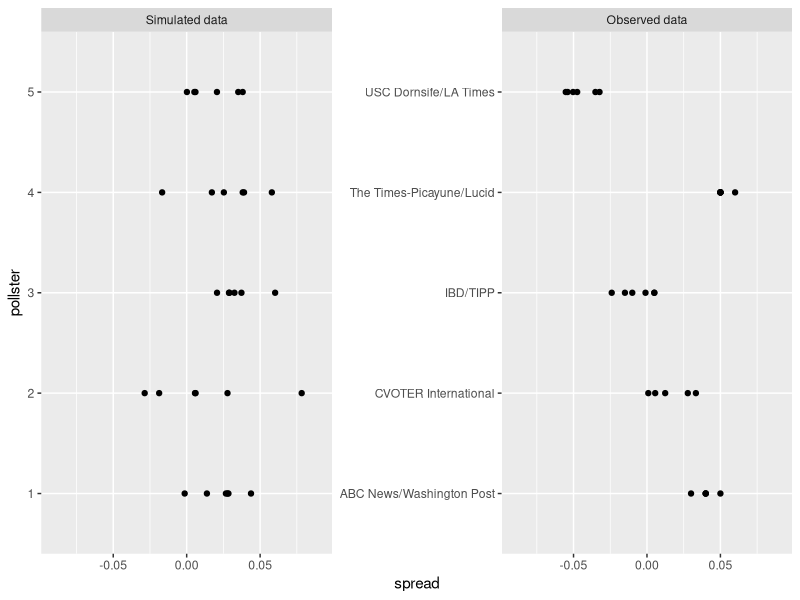
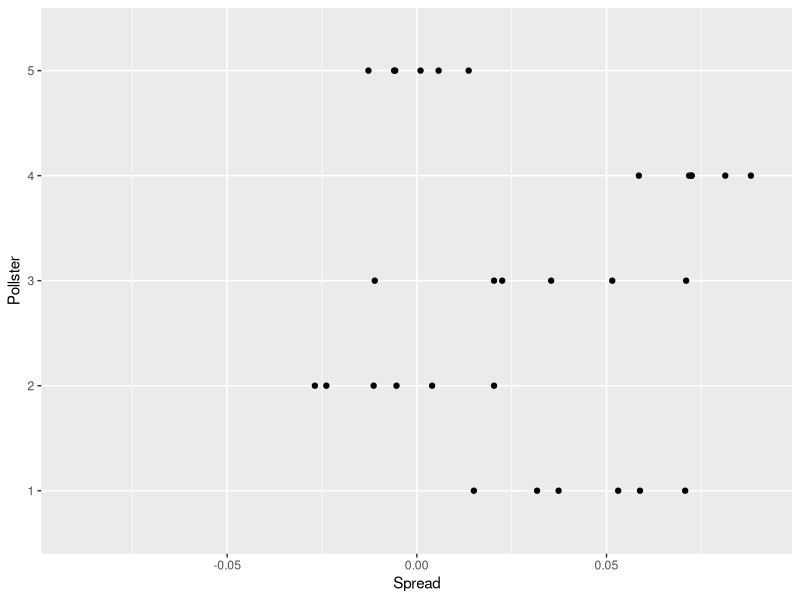

These charts were generated, in order, by the following R code: (Note: this script raises an error after producing the figures.)
## ---- chunk 1
#| echo: false
#| message: false
#| warning: false
#| cache: false
#| 
library(tidyverse)
library(dslabs)
## ---- chunk 2
#knitr::include_graphics(file.path(img_path, "pollster-2016-predictions.png"))
tmp <- data.frame(NYT = "  85%", `538` = "  71%", HuffPost = "  98%", PW = "  89%", PEC = " >99%", DK = "  92%", Cook = " Lean Dem", Roth = " Lean Dem", check.names = FALSE, row.names = "Win Prob")
if (knitr::is_html_output()) {
  knitr::kable(tmp, "html") |>
    kableExtra::kable_styling(bootstrap_options = "striped", full_width = FALSE)
} else{
  knitr::kable(tmp, "latex", booktabs = TRUE) |>
    kableExtra::kable_styling(font_size = 8)
}
## ---- chunk 3
set.seed(2012)
J <- 6
N <- 3000
theta <- .021
p <- (theta + 1)/2
y <- rnorm(J, theta, 2*sqrt(p*(1 - p)/N))
## ---- chunk 4
I <- 5
y <- sapply(1:I, function(i) rnorm(J, theta, 2*sqrt(p*(1 - p)/N)))
## ---- chunk 5
polls <- polls_us_election_2016 |> 
  filter(state == "U.S." & enddate >= "2016-11-02" & population == "lv") |>
  mutate(spread = rawpoll_clinton/100 - rawpoll_trump/100) 

tmp <- polls |> group_by(pollster) |> 
  filter(n() >= 5) |> 
  ungroup() |>
  select(pollster, spread) |>
  mutate(type = "Observed data", pollster = as.character(pollster)) |>
  bind_rows(tibble(spread = as.vector(y) , 
                      pollster = rep(as.character(1:I), each = J),
                      type = "Simulated data")) 
tmp |>
  mutate(type = factor(type, levels = c("Simulated data", "Observed data"))) |>
  ggplot(aes(pollster, spread)) + 
  geom_point() + 
  coord_flip() +
  facet_wrap( ~ type, scales = "free_y") +
  ylim(-.09,.09)
## ---- chunk 6
h <- rnorm(I, 0, 0.025)
y <- sapply(1:I, function(i) theta + h[i] + rnorm(J, 0, 2*sqrt(p*(1 - p)/N)))
## ---- chunk 7
data.frame(Spread = as.vector(y) , Pollster = as.factor(rep(1:I, each = J))) |>
  ggplot(aes(Pollster, Spread)) +
  geom_point() +
  coord_flip() +
  ylim(-.09,.09)
## ---- chunk 8
one_poll_per_pollster <- polls |> group_by(pollster) |> 
  filter(enddate == max(enddate)) |>
  ungroup()
## ---- chunk 9
y_bar <- mean(one_poll_per_pollster$spread)
## ---- chunk 10
sigma_b <- 0.03
s2 <- with(one_poll_per_pollster, sd(spread)^2/length(spread))
se <- sqrt(s2 + sigma_b^2)
## ---- chunk 11
theta_0 <- 0
tau <- 0.05
B <- se^2/(se^2 + tau^2)
posterior_mean <- B*theta_0 + (1 - B)*y_bar
posterior_se <- sqrt(1/(1/se^2 + 1/tau^2))
1 - pnorm(0, posterior_mean, posterior_se)
## ---- chunk 12
results <- results_us_election_2016 |> select(state, electoral_votes)
## ---- chunk 13
polls <- polls_us_election_2016 |>
  filter(state != "U.S." & enddate >= "2016-11-02" &  population != "a") |>
  mutate(spread = (rawpoll_clinton - rawpoll_trump)/100)
## ---- chunk 14
polls <- polls |>
  arrange(population, desc(enddate)) |>
  group_by(state, pollster) |>
  slice(1) |>
  ungroup() 
## ---- chunk 15
weights <- data.frame(grade = unique(sort(polls$grade))) |> 
  mutate(weight = seq(0.3, 1, length = length(grade)))
## ---- chunk 16
polls <- polls |> 
  filter(!is.na(grade)) |>
  left_join(weights, by = "grade") |> 
  group_by(state) |>
  summarize(n = n(),
            avg = sum(weight*spread)/sum(weight), 
            sd = sqrt(sum(weight*(spread - avg)^2)/((n - 1)/n*sum(weight))),
            n_eff = sum(weight)^2/sum(weight^2))
## ---- chunk 17
polls$sd <- with(polls, median(sd[n_eff >= 5], na.rm = TRUE))
## ---- chunk 18
results <- left_join(results, polls, by = "state")
## ---- chunk 19
results <- results_us_election_2012 |> 
  mutate(theta_0 = (obama - romney)/100) |> 
  select(state, theta_0) |> 
  right_join(results, by = "state")
## ---- chunk 20
results$tau <- 0.05
## ---- chunk 21
results <- results |>
  mutate(B = sd^2/n_eff/((sd^2/n_eff) + tau^2),
         posterior_mean = if_else(is.na(avg), theta, B*theta_0 + (1 - B)*avg),
         posterior_se = if_else(is.na(avg), tau, sqrt(1/(n_eff/sd^2 + 1/tau^2))))
## ---- chunk 22
set.seed(1983)
B <- 50000
n_states <- nrow(results)
trump_ev <- replicate(B,{
  theta <- with(results, rnorm(n_states, posterior_mean, posterior_se))
  sum(results$electoral_votes[theta < 0])
})
mean(trump_ev > 269)
## ---- chunk 23
sigma_b <- 0.03
trump_ev_2 <- replicate(B, {
  bias <- rnorm(1, 0, sigma_b) 
  mu <- with(results, rnorm(n_states, posterior_mean, posterior_se))
  mu <- mu + bias
  sum(results$electoral_votes[mu < 0])
})
mean(trump_ev_2 > 269)
## ---- chunk 24
state_map <- setNames(c("DC", "ME", "NE"), c("District of Columbia", "Maine","Nebraska"))
tmp <- left_join(results, results_us_election_2016, by = "state") |>
  mutate(abb = state.abb[match(state, state.name)]) |> 
  mutate(abb = ifelse(is.na(abb), str_replace_all(state, state_map), abb)) |> 
  mutate(spread = clinton - trump, avg = avg*100)

tmp |>
  filter(n >= 3 & abb != "DC") |>
  ggplot(aes(avg, spread)) +
  geom_point(aes(size = n)) + 
  geom_abline() +
  ggrepel::geom_text_repel(aes(label = abb), size = 2) +
  scale_size_continuous(range = c(0, 3)) +
  labs(x = "Polling average", y = "Actual result", caption = "Includes states with three or more polls taken during the last week.", title = "Difference between Clinton and Trump", size = "Number of polls")
## ---- chunk 25
tmp |> filter(sign(spread) != sign(avg)) |>
  select(state, avg, spread) |>
  mutate(across(-state, ~round(.,1))) |>
  setNames(c("State", "Polling average", "Actual result"))
## ---- chunk 26
regions <- select(results, state) |>
  mutate(abb = state.abb[match(state, state.name)]) |>
  mutate(region = state.division[match(state, state.name)]) |>
  mutate(region = case_when(
    abb %in% c("PA", "OH", "MI", "IN", "WI", "WV") ~ "Rust Belt",
    abb %in% c("IL", "IN", "IA", "KS", "MN", "MO", "NE", "ND", "SD") ~ "Midwest",
    abb %in% c("AL", "AR", "FL", "GA", "KY", "LA", "MS", "MO", "NC", "SC", 
               "TN", "WV") ~ "South",
    abb %in% c("AZ", "NM", "TX", "OK", "NV") ~ "Southwest",
    abb %in% c("VA", "DE", "MD", "DC") ~ "Middle Atlantic",
    state == "District of Columbia" ~ "Middle Atlantic",
    str_detect(state, "Maine") ~ "New England",
    str_detect(state, "Nebraska") ~ "Midwest",
    TRUE ~ region)) |> select(-abb)

tmp |> left_join(regions, by = "state") |>
  filter(n >= 3 & abb != "DC") |>
  mutate(bias = avg - spread,
         region = reorder(region, bias, median, na.rm = TRUE)) |>
  ggplot(aes(region, bias)) +
  geom_hline(yintercept = 0, lty = 2) + 
  geom_boxplot(outlier.shape = NA, width = 0.5) +
  geom_point(aes(color = region), show.legend = FALSE) +
  ggrepel::geom_text_repel(aes(label = abb), size = 2) +
  theme(axis.text.x = element_text(angle = 45, hjust = 1)) +
  labs(x = "Region", y = "Polling average - actual result")
## ---- chunk 27
#| cache: true
#| echo: false

results <- left_join(results, regions, by = "state")
sigma_g <- 0.02
the_regions <- unique(regions$region)
n_r <- length(the_regions)
sigma_r <- sqrt(sigma_b^2 - sigma_g^2)
trump_ev_3 <- replicate(B, {
  bias_g <- rnorm(1, 0, sigma_b) 
  bias_r <- data.frame(region = the_regions, error = rt(n_r, 3)*sigma_r)
  bias_r <- left_join(results, bias_r, by = "region") |> pull(error)
  theta <- with(results, posterior_mean + rt(n_states, 3)*posterior_se)
  theta <- theta + bias_g + bias_r
  sum(results$electoral_votes[theta < 0])
})

tibble(rows = seq_along(trump_ev), Naive = trump_ev, `538` = trump_ev_3) |> 
  pivot_longer(-rows) |>
  mutate(name = factor(name, levels = c("Naive", "538"))) |>
  ggplot(aes(value)) + 
  geom_histogram(binwidth = 1) +
  geom_vline(xintercept = 269) +
  facet_grid(name ~ ., scales = "free") 
## ---- chunk 28
one_pollster <- polls_us_election_2016 |> 
  filter(pollster == "Ipsos" & state == "U.S.") |> 
  mutate(spread = rawpoll_clinton/100 - rawpoll_trump/100)
## ---- chunk 29
one_pollster |> mutate(p_hat = (spread + 1)/2, N = samplesize) |>
  summarize(empirical = sd(spread), 
            theoretical = median(2*sqrt(p_hat*(1 - p_hat)/N))) 
## ---- chunk 30
one_pollster |> ggplot(aes(spread)) + geom_histogram(binwidth = 0.01,  color = I("black"))
## ---- chunk 31
one_pollster |> ggplot(aes(enddate, spread)) + 
  geom_point() + 
  geom_smooth(formula = y ~ x, method = "loess", span = 0.1)
## ---- chunk 32
library(tidyverse)
library(dslabs)
polls <- polls_us_election_2016 |> 
  filter(state != "U.S." & enddate >= "2016-10-31") |> 
  mutate(spread = rawpoll_clinton/100 - rawpoll_trump/100)
